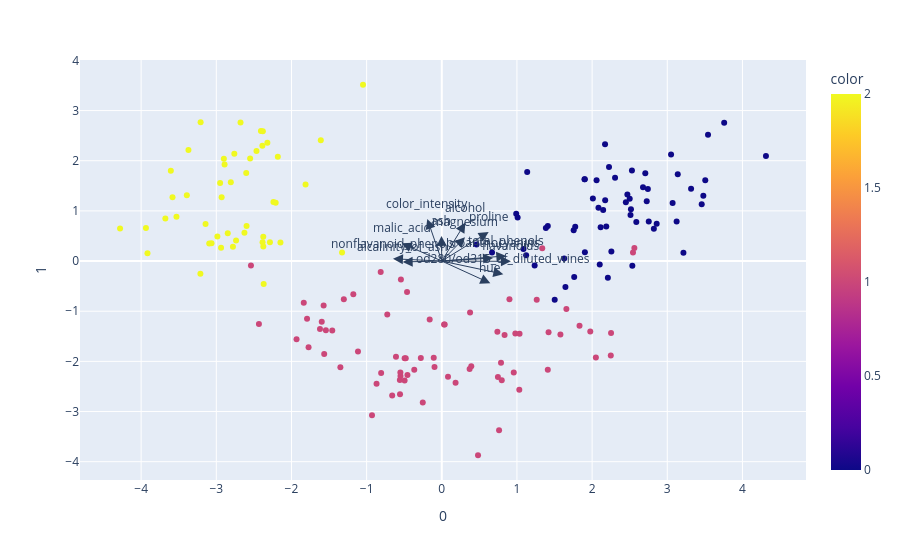

Notebook code cell kept with this figure:
### Code cell
loadings = pca.components_.T * np.sqrt(pca.explained_variance_)

features = wine.feature_names

fig = px.scatter(components, x=0, y=1, color = wine.target) # try different values of x and y (1 to 10)

for i, feature in enumerate(features):
    fig.add_annotation(
        ax=0, ay=0,
        axref="x", ayref="y",
        x=loadings[i, 0],
        y=loadings[i, 1],
        showarrow=True,
        arrowsize=2,
        arrowhead=2,
        xanchor="right",
        yanchor="top"
    )
    fig.add_annotation(
        x=loadings[i, 0],
        y=loadings[i, 1],
        ax=0, ay=0,
        xanchor="center",
        yanchor="bottom",
        text=feature,
        yshift=5,
    )
fig.show()

### Figure 1 — Plotly figure (JSON) as saved in the notebook; plotly's stock layout.template omitted (floating-point values rounded to 4 significant figures; data arrays with more than 128 entries replaced by an {"elided": "..."} marker saying what was removed)
{"data": [{"hovertemplate": "0=%{x}<br>1=%{y}<br>color=%{marker.color}<extra></extra>", "legendgroup": "", "marker": {"color": {"elided": "178 int values"}, "coloraxis": "coloraxis", "symbol": "circle"}, "mode": "markers", "name": "", "orientation": "v", "showlegend": false, "type": "scatter", "x": {"elided": "178 float values"}, "xaxis": "x", "y": {"elided": "178 float values"}, "yaxis": "y"}], "layout": {"annotations": [{"arrowhead": 2, "arrowsize": 2, "ax": 0, "axref": "x", "ay": 0, "ayref": "y", "showarrow": true, "x": 0.314, "xanchor": "right", "y": 0.7664, "yanchor": "top"}, {"ax": 0, "ay": 0, "text": "alcohol", "x": 0.314, "xanchor": "center", "y": 0.7664, "yanchor": "bottom", "yshift": 5}, {"arrowhead": 2, "arrowsize": 2, "ax": 0, "axref": "x", "ay": 0, "ayref": "y", "showarrow": true, "x": -0.5334, "xanchor": "right", "y": 0.3564, "yanchor": "top"}, {"ax": 0, "ay": 0, "text": "malic_acid", "x": -0.5334, "xanchor": "center", "y": 0.3564, "yanchor": "bottom", "yshift": 5}, {"arrowhead": 2, "arrowsize": 2, "ax": 0, "axref": "x", "ay": 0, "ayref": "y", "showarrow": true, "x": -0.004462, "xanchor": "right", "y": 0.5009, "yanchor": "top"}, {"ax": 0, "ay": 0, "text": "ash", "x": -0.004462, "xanchor": "center", "y": 0.5009, "yanchor": "bottom", "yshift": 5}, {"arrowhead": 2, "arrowsize": 2, "ax": 0, "axref": "x", "ay": 0, "ayref": "y", "showarrow": true, "x": -0.5206, "xanchor": "right", "y": -0.01678, "yanchor": "top"}, {"ax": 0, "ay": 0, "text": "alcalinity_of_ash", "x": -0.5206, "xanchor": "center", "y": -0.01678, "yanchor": "bottom", "yshift": 5}, {"arrowhead": 2, "arrowsize": 2, "ax": 0, "axref": "x", "ay": 0, "ayref": "y", "showarrow": true, "x": 0.3089, "xanchor": "right", "y": 0.4748, "yanchor": "top"}, {"ax": 0, "ay": 0, "text": "magnesium", "x": 0.3089, "xanchor": "center", "y": 0.4748, "yanchor": "bottom", "yshift": 5}, {"arrowhead": 2, "arrowsize": 2, "ax": 0, "axref": "x", "ay": 0, "ayref": "y", "showarrow": true, "x": 0.8586, "xanchor": "right", "y": 0.1031, "yanchor": "top"}, {"ax": 0, "ay": 0, "text": "total_phenols", "x": 0.8586, "xanchor": "center", "y": 0.1031, "yanchor": "bottom", "yshift": 5}, {"arrowhead": 2, "arrowsize": 2, "ax": 0, "axref": "x", "ay": 0, "ayref": "y", "showarrow": true, "x": 0.9201, "xanchor": "right", "y": -0.005324, "yanchor": "top"}, {"ax": 0, "ay": 0, "text": "flavanoids", "x": 0.9201, "xanchor": "center", "y": -0.005324, "yanchor": "bottom", "yshift": 5}, {"arrowhead": 2, "arrowsize": 2, "ax": 0, "axref": "x", "ay": 0, "ayref": "y", "showarrow": true, "x": -0.6494, "xanchor": "right", "y": 0.04561, "yanchor": "top"}, {"ax": 0, "ay": 0, "text": "nonflavanoid_phenols", "x": -0.6494, "xanchor": "center", "y": 0.04561, "yanchor": "bottom", "yshift": 5}, {"arrowhead": 2, "arrowsize": 2, "ax": 0, "axref": "x", "ay": 0, "ayref": "y", "showarrow": true, "x": 0.6818, "xanchor": "right", "y": 0.06228, "yanchor": "top"}, {"ax": 0, "ay": 0, "text": "proanthocyanins", "x": 0.6818, "xanchor": "center", "y": 0.06228, "yanchor": "bottom", "yshift": 5}, {"arrowhead": 2, "arrowsize": 2, "ax": 0, "axref": "x", "ay": 0, "ayref": "y", "showarrow": true, "x": -0.1928, "xanchor": "right", "y": 0.8399, "yanchor": "top"}, {"ax": 0, "ay": 0, "text": "color_intensity", "x": -0.1928, "xanchor": "center", "y": 0.8399, "yanchor": "bottom", "yshift": 5}, {"arrowhead": 2, "arrowsize": 2, "ax": 0, "axref": "x", "ay": 0, "ayref": "y", "showarrow": true, "x": 0.6455, "xanchor": "right", "y": -0.4425, "yanchor": "top"}, {"ax": 0, "ay": 0, "text": "hue", "x": 0.6455, "xanchor": "center", "y": -0.4425, "yanchor": "bottom", "yshift": 5}, {"arrowhead": 2, "arrowsize": 2, "ax": 0, "axref": "x", "ay": 0, "ayref": "y", "showarrow": true, "x": 0.8183, "xanchor": "right", "y": -0.2607, "yanchor": "top"}, {"ax": 0, "ay": 0, "text": "od280/od315_of_diluted_wines", "x": 0.8183, "xanchor": "center", "y": -0.2607, "yanchor": "bottom", "yshift": 5}, {"arrowhead": 2, "arrowsize": 2, "ax": 0, "axref": "x", "ay": 0, "ayref": "y", "showarrow": true, "x": 0.6238, "xanchor": "right", "y": 0.5782, "yanchor": "top"}, {"ax": 0, "ay": 0, "text": "proline", "x": 0.6238, "xanchor": "center", "y": 0.5782, "yanchor": "bottom", "yshift": 5}], "coloraxis": {"colorbar": {"title": {"text": "color"}}, "colorscale": [[0, "#0d0887"], [0.1111, "#46039f"], [0.2222, "#7201a8"], [0.3333, "#9c179e"], [0.4444, "#bd3786"], [0.5556, "#d8576b"], [0.6667, "#ed7953"], [0.7778, "#fb9f3a"], [0.8889, "#fdca26"], [1, "#f0f921"]]}, "legend": {"tracegroupgap": 0}, "margin": {"t": 60}, "xaxis": {"anchor": "y", "domain": [0, 1], "title": {"text": "0"}}, "yaxis": {"anchor": "x", "domain": [0, 1], "title": {"text": "1"}}}}
